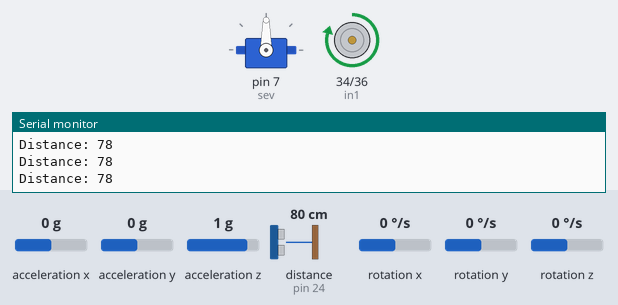
Simulated run of this sketch. Board: Arduino Mega 2560, built with avr-gcc and run on an emulated ATmega2560. Parts: servo, motor-driver pin pairs drawn as motors (green arrow = first pin HIGH = forward, orange = second pin HIGH = backward, longer = more drive, scaled by the enable pin), the last lines printed to the serial monitor. Wiring (inferred from the names in the program): ultrasonic range finder: trigger pin 22; echo pin 24. The inputs (shaded band) are chosen by the test bench; at power-on: acceleration y 0 g, distance to the obstacle (sensor on pin 24) 80 cm, acceleration x 0 g, acceleration z 1 g, rotation x 0 °/s, rotation y 0 °/s, rotation z 0 °/s. The echo pulse lasts 58.3 µs per cm; no radio packets arrive unless stated.

Above: at 4.2 s.
4.3 s: acceleration y set to -1.4 g
At 4.8 s:
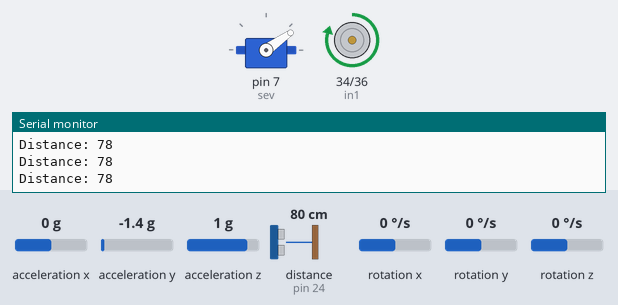
5.8 s: distance to the obstacle (sensor on pin 24) set to 23 cm
8.8 s: distance to the obstacle (sensor on pin 24) set to 19 cm
At 9.7 s:
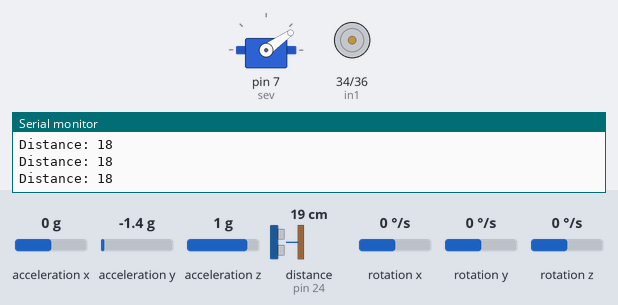
10.3 s: acceleration x set to -1.4 g
At 11.5 s:
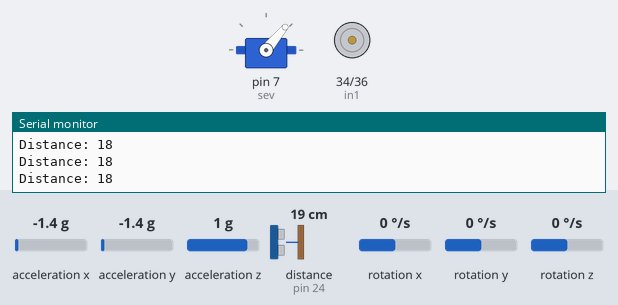
11.8 s: distance to the obstacle (sensor on pin 24) set to 120 cm
At 12.8 s:
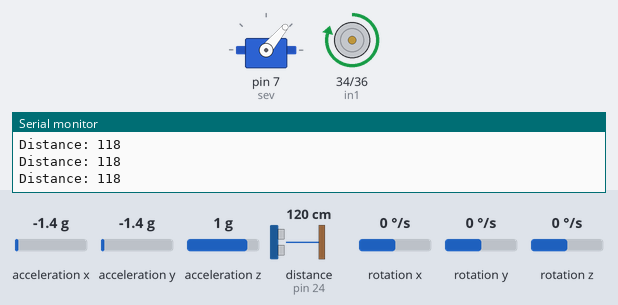
13.3 s: acceleration x set to 0 g
At 14.5 s:
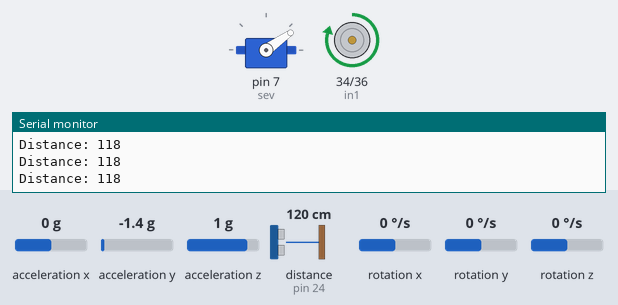
Timing chart, 0 to 15.8 s (numbered marks = the images above; inputs shaded):
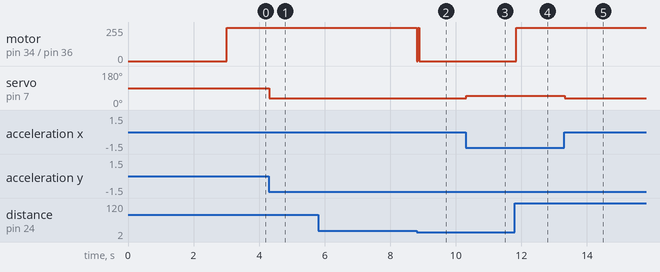

The sketch:

project_boat_version_1.2.ino
```cpp
#include <nRF24L01.h>
#include <RF24.h>
#include <MPU6050_tockn.h>
#include <Wire.h>
#include <Servo.h>
#include <SPI.h>

#define enA 8
#define sev 7
#define in1 34
#define in2 36
#define trig 22
#define echo 24

byte addresses[][6] = {"0"};
 float callMPU();
 float ultra();
 float x_axis=90;
 float dist;
 float nrf();
 void steering_c();
 void motion_c();

Servo berry;
MPU6050 mpu6050(Wire);
RF24 myRadio (53, 49);

void setup() {
  pinMode(trig, OUTPUT);
  pinMode(echo, INPUT);
  pinMode(enA, OUTPUT);
  pinMode(in1, OUTPUT);
  pinMode(in2, OUTPUT);


  berry.attach(sev);
  Serial.begin(9600);

  Wire.begin();
  mpu6050.begin();
  mpu6050.calcGyroOffsets(true);
   myRadio.begin();
  myRadio.setChannel(115);
  myRadio.setPALevel(RF24_PA_MAX);
  myRadio.setDataRate( RF24_250KBPS ) ;
  myRadio.openWritingPipe( addresses[0]);


}

void loop() {
  x_axis=callMPU();
  dist=ultra();
  motion_c(dist);
  steering_c(x_axis);
  nrf();
}
```

callMPU.ino
```cpp
 float callMPU(){
  mpu6050.update();
  /*Serial.print("angleX : ");
  Serial.print(mpu6050.getAngleX());
  Serial.print("\tangleY : ");
  Serial.print(mpu6050.getAngleY());
  Serial.print("\tangleZ : ");
  Serial.println(mpu6050.getAngleZ());
 */ return mpu6050.getAngleX();
}
```

motion_c.ino
```cpp
void motion_c(float dist){
  digitalWrite(in1, HIGH);
   digitalWrite(in2, LOW);
   analogWrite(enA, 250);

  if(dist<20){
   digitalWrite(in1, LOW);
   digitalWrite(in2, LOW);
   analogWrite(enA, 0);

         }


  }
```

nrf.ino
```cpp
struct package
{
  int id=1;
  float temperature = 18.3;
  char  text[100] = "Text to be transmitted";
};
typedef struct package Package;
Package data;


float nrf(){
 myRadio.write(&data, sizeof(data));

  /*Serial.print("\nPackage:");
  Serial.print(data.id);
  Serial.print("\n");
  Serial.println(data.temperature);
  Serial.println(data.text);*/
  data.id = data.id + 1;
  data.temperature = data.temperature+0.1;


  }
```

steering_c.ino
```cpp
void steering_c(float x_axis){

    berry.write(x_axis+90);


  }
```

ultra_m.ino
```cpp
float ultra(){
  long duration;
  int distance;

  digitalWrite(trig, LOW);
  delayMicroseconds(2);

  digitalWrite(trig, HIGH);
  delayMicroseconds(10);
  digitalWrite(trig, LOW);

  duration = pulseIn(echo, HIGH);

  distance= duration*0.034/2;

  Serial.print("Distance: ");
  Serial.println(distance);

  return distance;

  }
```

Measured:
- the behaviour switches between 21 and 20 cm on distance to the obstacle (sensor on pin 24) (found by bisection; images 1 and 2)
- after the input at 4.3 s, servo on pin 7 (sev): 90° → 35° at once
- after the input at 8.8 s, motor on pin 34 (in1) / pin 36 (in2): forward 250/255 → stopped at once
- after the input at 10.3 s, servo on pin 7 (sev): 35° → 50° at once
- after the input at 11.8 s, motor on pin 34 (in1) / pin 36 (in2): stopped → forward 250/255 at once
- after the input at 13.3 s, servo on pin 7 (sev): 50° → 35° at once
